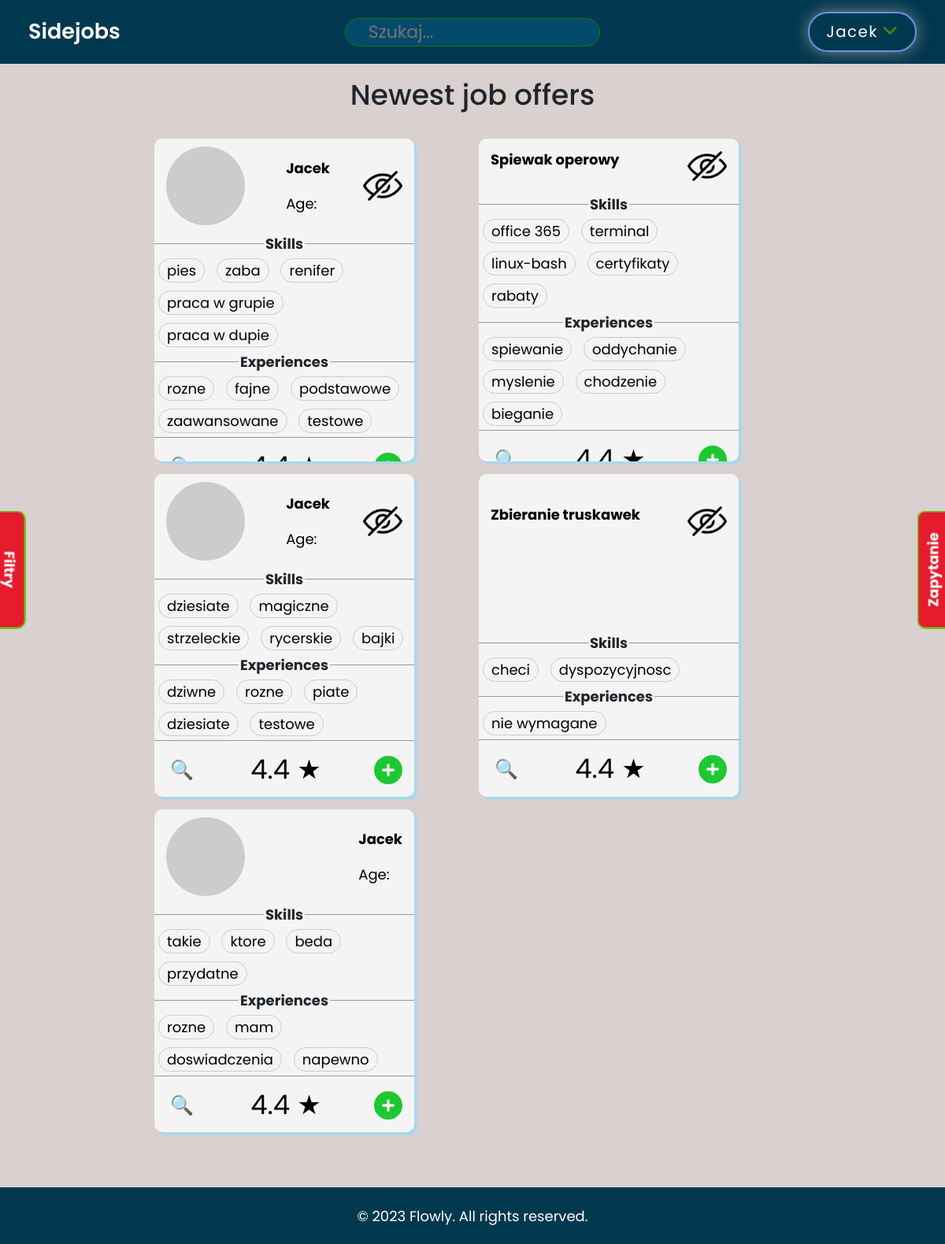
Screenshot of / (signed in) with the database file from the repository.
### accounts/models.py (models this page shows, shortened)
class Card(models.Model):
    user = models.ForeignKey(User, on_delete=models.CASCADE)
    subscribers = models.ManyToManyField(User, related_name='subscribed_cards', blank=True)
    WORK_TYPE_CHOICES = (
        ('Godzinowa', 'Godzinowa'),
        ('Zlecenie', 'Zlecenie'),
    )
    CARD_TYPE_CHOICES = (
        ('looking_for_job', 'Szukam pracy'),
        ('looking_for_worker', 'Szukam pracownika'),
    )
    card_type = models.CharField(max_length=20, choices=CARD_TYPE_CHOICES)
    work_type = models.CharField(max_length=20, choices=WORK_TYPE_CHOICES)
    needed_workers = models.PositiveIntegerField(null=True, blank=True)
    CURRENCY_CHOICES = (
        ('PLN', 'PLN'),
        ('USD', 'USD'),
        ('EUR', 'EUR'),
    )
    job_name = models.CharField(max_length=100, blank=True, null=True, help_text="Tylko jeśli szukasz pracowników")
    rate = models.DecimalField(max_digits=10, decimal_places=2)
    currency = models.CharField(max_length=3, choices=CURRENCY_CHOICES)
    skills = models.TextField(help_text="Umiejętności (oddzielone przecinkami)")
    experiences = models.TextField(help_text="Doświadczenie (oddzielone przecinkami)")
    description = models.TextField(max_length=5000)
    created_at = models.DateTimeField(auto_now_add=True)

### accounts/views.py (the view)
# urls.py: path('', views.home, name='home'),
def home(request):
    last_5_cards = Card.objects.order_by('-created_at')[:5].select_related('user')
    user = request.user
    for card in last_5_cards:
        card.experiences_list = card.experiences.split(',')
        card.skills_list = card.skills.split(',')
    if user.is_authenticated:
        subscribed_cards = Subscription.objects.filter(subscriber=user).values_list('subscribed_card', flat=True)
    else:
        subscribed_cards = []
    context = {'last_5_cards': last_5_cards, 'subscribed_cards': subscribed_cards}
    return render(request, 'accounts/dashboard.html', context)

### accounts/templates/accounts/dashboard.html (shortened to what this page needs)
{% extends 'accounts/main.html' %}
{% load static %}
{% block header %}
{% include 'accounts/header.html' %}
{% endblock %}
{% block content %}
<h2 class="last-job-offers">Newest job offers</h2>
<div class="grid">
        {% for card in last_5_cards %}
            <div class="col">
                <div class="user-card">
                    <div class="top">
                        {% if card.card_type == 'looking_for_worker' %}
                            <div class="top-text">{{ card.job_name|capfirst }}</div>
                        {% else %}
                            <div class="profile-image"></div>
                            <div class="name-age space">
                                <div class="top-text">{{ card.user.first_name|capfirst }}</div>
                                <div>Age: </div>
                            </div>
                        {% endif %}
                        {% if request.user.is_authenticated and request.user != card.user %}
                            {% if card.id in subscribed_cards %}
                                <a href="{% url 'unsubscribe' card.id %}" class="subscribe-link" data-card-id="{{ card.id }}">
                                    <img class='sub-closed-image' src="{% static 'images/view.png' %}">
                                </a>
                            {% else %}
                                <a href="{% url 'subscribe' card.id %}" class="subscribe-link" data-card-id="{{ card.id }}">
                                    <img class='sub-closed-image' src="{% static 'images/hide.png' %}">
                                </a>
                            {% endif %}
                        {% endif %}
                    </div>
                    <div class="middle">
                      <fieldset class="fieldset-skills">
                        <legend>Skills</legend>
                        <div class="pill-container skill-container">
                            {% for skill in card.skills_list %}
                                <div class="pill skill">{{ skill }}</div>
                            {% endfor %}
                        </div>
                      </fieldset>
                      <fieldset class="fieldset-experiences">
                        <legend>Experiences</legend>
                        <div class="pill-container experience-container">
                            {% for experience in card.experiences_list %}
                                <div class="pill experience">{{ experience }}</div>
                            {% endfor %}
                        </div>
                      </fieldset>
                    </div>
                    <div class="bottom">
                        <div class="lupe-icon">&#128269;</div>
                        <div class="rating-icon">4.4 &#9733;</div>
                        <a href="{% url 'home' %}">
                        </a>
                    </div>
                  </div>
            </div>
        {% endfor %}
</div>
<div class="panele">
    {% if user.is_authenticated %}
        <div class="prawy-panel">
            <div class="title">
                Zapytanie
            </div>
        </div>
    {% endif %}
    <div class="lewy-panel">
        <div class="title">
            Filtry
        </div>
    </div>
</div>
{% endblock content %}

### accounts/templates/accounts/main.html (shortened to what this page needs)
{% load static %}
<!DOCTYPE html>
<html lang="en">
<head>
<link href="https://cdn.jsdelivr.net/npm/bootstrap@5.2.2/dist/css/bootstrap.min.css" rel="stylesheet">
    <link rel="stylesheet" href="https://cdnjs.cloudflare.com/ajax/libs/font-awesome/6.2.1/css/all.min.css" />
    <link rel="stylesheet" href="{% static '/css/main.css' %}">
</head>
<body>
    {% block header %}{% endblock %}
    {% block content %}
    {% endblock %}
</body>
<footer>
    <div class="foot">
        <p>&copy; 2023 Flowly. All rights reserved.</p>
    </div>
</footer>
</html>

### accounts/templates/accounts/header.html (shortened to what this page needs)
<header>
    <p class="logo"><a href="{% url 'home' %}">Sidejobs</a></p>
    <form class="search-bar">
        <input id="search" type="search" placeholder="Szukaj..." autofocus required />
    </form>
    {% if request.user.is_authenticated %}
        <div class="menu">
            <div class="user-profile-button">
                <div class="toggle-btn">
                    <span>{{ request.user.first_name }}</span>
                    <i class="fa-solid fa-light fa-angle-down fa-lg"></i>
                </div>
            </div>
        </div>
    {% else %}
        <div class="user-profile-button"><a href="{% url 'login' %}">Login</a></div>
    {% endif %}
</header>

### static/css/main.css (style rules this page uses)
* { margin: 0; box-sizing: border-box; font-size: 18px; }
body { font-family: "Poppins", sans-serif; position: relative; background-color: #dad0d0; min-height: 100vh; display: flex; flex-direction: column; }
header { position: relative; width: 100%; height: 4.5rem; background-color: #003850; display: flex; align-items: center; justify-content: center; z-index: 10; padding-left: 2rem; padding-right: 2rem; }
footer { width: 100%; height: 4rem; background-color: #003850; color: #fff; display: flex; margin-top: auto; align-items: center; justify-content: center; }
.foot { max-width: 960px; margin: 0 auto; text-align: center; }
p { margin: 0; }
.logo { position: relative; font-size: 1.5rem; color: #FFFFFF; text-decoration: none; font-weight: 600; }
.logo a { all: unset; cursor: pointer; }
.toggle-btn span { font-size: 1.1rem; color: #FFFFFF; font-weight: 400; letter-spacing: 0.08rem; text-transform: capitalize; }
.search-bar { position: absolute; top: 50%; left: 50%; transform: translate(-50%, -50%); width: 18rem; background: #024a69; border-radius: 25px; }
.search-bar input, button { height: 2rem; font-family: "Poppins", sans-serif; border: solid 1px green; border-radius: 25px; color: #FFFFFF; font-size: 1.8rem; }
.search-bar input[type=search] { width: 100%; font-size: 22px; background: #024a69; padding: 0 1.6rem; transition: 0.5s cubic-bezier(0, 0, 0.43, 1.49); z-index: 1; position: relative; outline: none; }
.search-bar input:not(:placeholder-shown) { border-radius: 25px 0 0 25px; width: 85%; }
.user-profile-button { border: 2px solid cornflowerblue; color: #458509; position: relative; cursor: pointer; text-decoration: none; padding: 0.5rem 1.2rem; border-radius: 25px; transition: background-color 0.8s, color 0.5s; box-shadow: 0 0 20px grey; letter-spacing: 0.03rem; }
.grid { display: block; padding: 16px; display: grid; grid-gap: 16px; margin-left: 10rem; margin-right: 10rem; margin-bottom: 3rem; margin-top: 1rem; }
@media (min-width: 910px) { .fieldset-dashboard, .grid { grid-template-columns: repeat(2, 1fr); } }
.last-job-offers { text-align: center; padding-top: 1rem; margin-bottom: 0; }
.user-card { width: 330px; height: 410px; background-color: #f4f4f4; border-radius: 10px; overflow: hidden; display: flex; flex-direction: column; box-shadow: 4px 4px lightblue; }
.top { display: flex; position: relative; align-items: center; justify-content: space-between; color: black; padding: 10px 15px; flex: 30%; }
.profile-image { width: 100px; height: 100px; border-radius: 50%; background-color: #ccc; margin-right: 10px; }
.sub-closed-image { width: 50px; height: auto; }
.middle { display: flex; flex-direction: column; align-items: center; justify-content:flex-end; box-sizing: border-box; flex: 55%; }
.fieldset-skills { padding: 0; width: 100%; border-bottom: none; }
.top-text { font-weight: bold; padding-bottom: 1rem; }
fieldset, legend { all: revert; }
.fieldset-experiences { padding: 0; width: 100%; }
.fieldset-skills legend { margin: 0; font-weight: bold; text-align: center; }
.fieldset-experiences legend { margin: 0; font-weight: bold; text-align: center; }
.bottom { display: flex; align-items: center; justify-content: space-between; color: black; padding: 10px 15px; flex: 15%; }
.lupe-icon { font-size: 24px; margin: 0 5px; }
.rating-icon { font-size: 34px; margin: 0 5px; }
.pill { padding: 1px 10px; border: 1px solid #ccc; border-radius: 20px; margin: 5px; color: black; display: inline-block; }
.prawy-panel { position: fixed; top: 35%; right: -260px; z-index: 99999; transition: right 0.5s ease-out 0s; }
.lewy-panel { position: fixed; top: 35%; left: -268px; z-index: 99999; transition: left 0.5s ease-out 0s; }
.prawy-panel .title { width: 150px; border: 2px solid #6bc714; background: #E61B2D; color: #FFFFFF; font-weight: bold; border-radius: 10px; padding: 5px 5px 25px 5px; text-align: center; position: relative; top: 140px; left: -90px; transform: rotate(-90deg); z-index: 1; }
.lewy-panel .title { width: 150px; border: 2px solid #6bc714; background: #E61B2D; color: #FFFFFF; font-weight: bold; border-radius: 10px; padding: 5px 5px 25px 5px; text-align: center; position: relative; top: 140px; right: -195px; transform: rotate(-270deg); z-index: 1; }

### accounts/templates/accounts/dashboard.html (style rules this page uses)
svg { fill:#1ec832 }

### rows the page displays
Card: user.first_name "Jacek", skills_list "pies" "zaba" "renifer" "praca w grupie" "praca w dupie", experiences_list "rozne" "fajne" "podstawowe" "zaawansowane" "testowe"
Card: job_name "Spiewak operowy", skills_list "office 365" "terminal" "linux-bash" "certyfikaty" "rabaty", experiences_list "spiewanie" "oddychanie" "myslenie" "chodzenie" "bieganie"
Card: user.first_name "Jacek", skills_list "dziesiate" "magiczne" "strzeleckie" "rycerskie" "bajki", experiences_list "dziwne" "rozne" "piate" "dziesiate" "testowe"
Card: job_name "Zbieranie truskawek", skills_list "checi" "dyspozycyjnosc", experiences_list "nie wymagane"
Card: user.first_name "Jacek", skills_list "takie" "ktore" "beda" "przydatne", experiences_list "rozne" "mam" "doswiadczenia" "napewno"

### other values shown
{{ request.user.first_name }} "Jacek"
